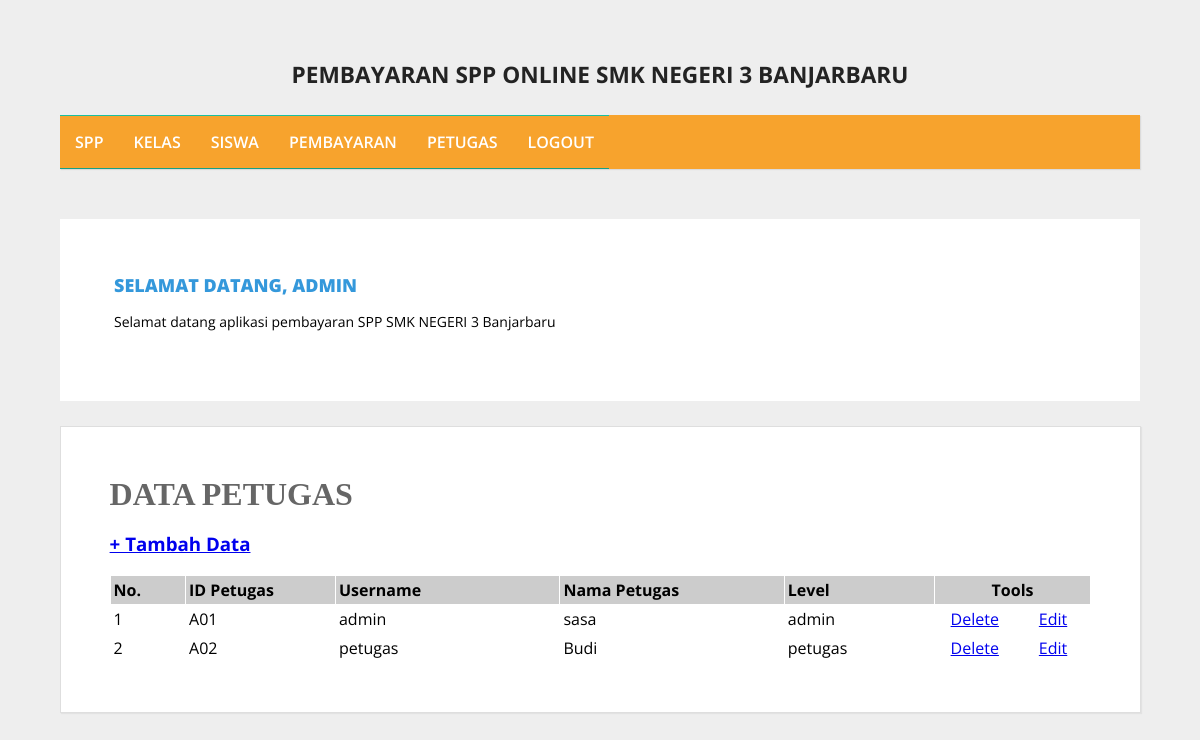
The app's page /admin/halaman_admin.php?open=data_petugas (signed in) with its own data.
### tables this page shows
CREATE TABLE `petugas` (
  `id_petugas` varchar(5) NOT NULL,
  `username` varchar(25) NOT NULL,
  `password` varchar(300) NOT NULL,
  `nama_petugas` varchar(35) NOT NULL,
  `level` enum('admin','petugas','','') NOT NULL
);

### admin/data_petugas.php (the view)
<?php
include_once "../src/koneksi.php";
?>
<h1><b>DATA PETUGAS</b></h1>
<h3><a href="?open=tambah_petugas">+ Tambah Data</a></h3>
<table cellspacing="1" cellpadding="3">
<tr>
    <td width="5%" bgcolor="#CCCCCC"><b>No.</b></td>
    <td width="10%" bgcolor="#CCCCCC"><b>ID Petugas</b></td>
    <td width="15%" bgcolor="#CCCCCC"><b>Username</b></td>
    <td width="15%" bgcolor="#CCCCCC"><b>Nama Petugas</b></td>
    <td width="10%" bgcolor="#CCCCCC"><b>Level</b></td>
    <td colspan="2" align="center" bgcolor="#CCCCCC"><b>Tools</b></td>
</tr>
<?php
$sql = mysqli_query($koneksi, "SELECT * FROM petugas order by id_petugas ASC");
$nomor = 0;
while ($data = mysqli_fetch_array($sql)) {
    $nomor++;
?>
<tr>
    <td><?php echo $nomor; ?></td>
    <td><?php echo $data['id_petugas']; ?></td>
    <td><?php echo $data['username']; ?></td>
    <td><?php echo $data['nama_petugas']; ?></td>
    <td><?php echo $data['level']; ?></td>
    <td width="5%" align="center">
        <a href="?open=hapus_petugas&id_petugas=<?php echo $data['id_petugas']; ?>"
           target="_self"
           onclick="return confirm('YAKIN INGIN MENGHAPUS DATA PETUGAS INI ?')">Delete</a>
    </td>
    <td width="5%" align="center">
        <a href="?open=edit_petugas&id_petugas=<?php echo $data['id_petugas']; ?>" target="_self">Edit</a>
    </td>
</tr>
<?php } ?>
</table>

### src/style.css (style rules this page uses)
body { background: #eee; margin:0; font-family: 'Open Sans', sans-serif; }
.conteudo h1 { padding: 0; margin: 0 0 15px; font-weight: normal; color: #666; font-family: Georgia; }

### records on screen
petugas: id_petugas "A01", username "admin", nama_petugas "sasa", level "admin"
petugas: id_petugas "A02", username "petugas", nama_petugas "Budi", level "petugas"

### other values on screen
$_SESSION['username'] "ADMIN"
